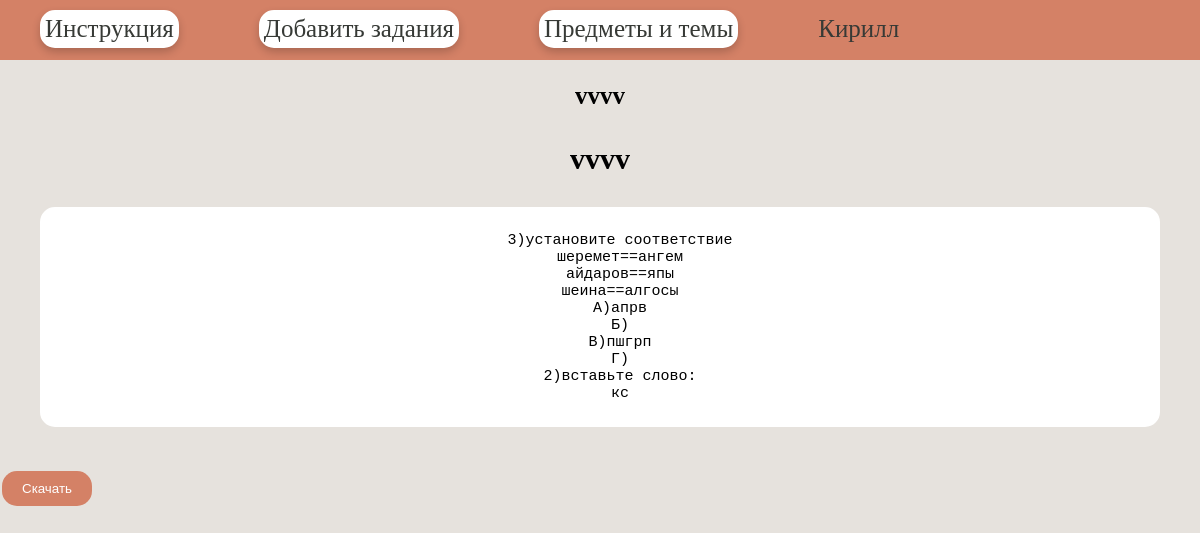
The app's page /post/6 (signed in) with its own data.
### tables this page shows
CREATE TABLE mainmenu (
id integer primary key autoincrement,
title text not null,
url text not null
);

CREATE TABLE users (
id integer PRIMARY KEY AUTOINCREMENT,
name text NOT NULL,
email text NOT NULL,
psw text NOT NULL,
time integer NOT NULL
);

CREATE TABLE posts (
id integer PRIMARY KEY AUTOINCREMENT,
users integer NOT NULL,
classes text NOT NULL,
themes text NOT NULL,
text BLOB DEFAULT NULL,
time integer NOT NULL
);

### main.py (the view)
@app.route("/post/<int:id_post>")
@login_required
def showPost(id_post):
    classes, themes, post = dbase.getPost(id_post)
    if not classes or not themes:
        abort(404)
    return render_template('post.html', menu=dbase.getMenu(), classes=classes, title= themes, post=post,id_post=id_post)

### FDataBase.py (called while the page is built)
    def getMenu(self):
        sql = '''SELECT * FROM mainmenu'''
        try:
            self.__cur.execute(sql)
            res = self.__cur.fetchall()
            if res: return res
        except:
            print("Ошибка чтения из БД")
        return []

    def getPost(self, postId):
        try:
            self.__cur.execute(f"SELECT classes, themes, text FROM posts WHERE id = {postId} LIMIT 1")
            res = self.__cur.fetchone()
            if res:
                return res
        except sqlite3.Error as e:
            print("Ошибка получения заданий из БД " + str(e))
        return (False, False)

    def getUser(self, user_id):
        try:
            self.__cur.execute(f"SELECT * FROM users WHERE id = '{user_id}' LIMIT 1")
            res = self.__cur.fetchone()
            if not res:
                print("Пользователь не найден")
                return False
            return res
        except sqlite3.Error as e:
            print("Ошибка получения данных из БД " + str(e))
        return False

### UserLogin.py (called while the page is built)
    def fromDB(self, user_id, db):
        self.__user = db.getUser(user_id)
        return self

    def get_name(self):
        return str(self.__user['name'])

### main.py (called while the page is built)
@login_manager.user_loader
def load_user(user_id):
    print("load_user")
    return UserLogin().fromDB(user_id, dbase)

def connect_db():#создание бд\установление соединения
    conn = sqlite3.connect(app.config['DATABASE'])#путь рассположения бд
    conn.row_factory = sqlite3.Row#записи бд будут ввиде словаря, а не кортежей
    return conn#возвращает установленное соединение

def get_db():
    if not hasattr(g, 'link_db'):
        g.link_db = connect_db()
    return g.link_db

@app.before_request
def before_request():
    global dbase
    db = get_db()
    dbase = FDataBase(db)

### Templates/post.html
{% extends 'base.html' %}
{% block content %}
{{ super() }}
<h2>{{classes}}</h2>
<h3>{{title}}</h3>
<ul class="post">
    <pre>{{ post|safe }}</pre>
</ul>
<form action="/post1/{{ id_post }}">
    <input type="submit" value="Скачать" />
</form>
{% endblock %}

### Templates/base.html (shortened to what this page needs)
<!DOCTYPE html>
<html>
<head>
</head>
<body>
{% block content -%}
         {%- block mainmenu -%}
<ul class ="mainmenu">
    {% for m in menu %}
    <li1> <a href="{{m.url}}">{{m.title}}</a></li1>
    {% endfor %}
        <li2> <a href="{{url_for('profile')}}">{{current_user.get_name()}}</a></li2>
</ul>
         {% endblock mainmenu -%}
{% endblock -%}
</body>
</html>

### Templates/base.html (style rules this page uses)
h2 { text-align: center; font-size: 25px; padding: 1px; }
h3 { text-align: center; font-size: 30px; padding: 1px; }
ul.post { margin: 10px 40px 40px 40px; border: 5px solid #ffffff; border-radius: 15px; background: #fff; text-align: center; }
input[type=submit] { background-color: #D48166; border: none; color: white; padding: 10px 20px; text-decoration: none; margin: 4px 2px; cursor: pointer; border-radius: 15px; }
pre { margin: 20px }
body { font-family: "Franklin Gothic"; font-weight: 300; margin: 0; padding: 0; height: 100%; width: 100%; background: #E6E2DD; font-size: 15px }
a { color: #373A36; text-decoration: none; }
ul.mainmenu { list-style: none; background: #D48166; height: 60px; margin: 0; padding: 0; color: #000000; font-size: 25px; overflow: hidden; font-family: 'Impact'; font-weight: 50; }
ul.mainmenu li1 { float: left; margin: 10px 40px 40px 40px; border: 5px solid #ffffff; border-radius: 15px; box-shadow: 0 4px 8px rgba(0, 0, 0, 0.2); background: #ffffff; }
ul.mainmenu li2 { float: left; margin: 15px 40px 40px 40px; }

### records on screen
mainmenu: title "Инструкция"
mainmenu: title "Добавить задания"
mainmenu: title "Предметы и темы"
users: get_name "Кирилл"
posts: classes "vvvv", themes "vvvv", text "3)установите соответствие шеремет==ангем айдаров==япы шеина==алгосы А)апрв Б) В)пшгрп Г) 2)вставьте слово: кс"
